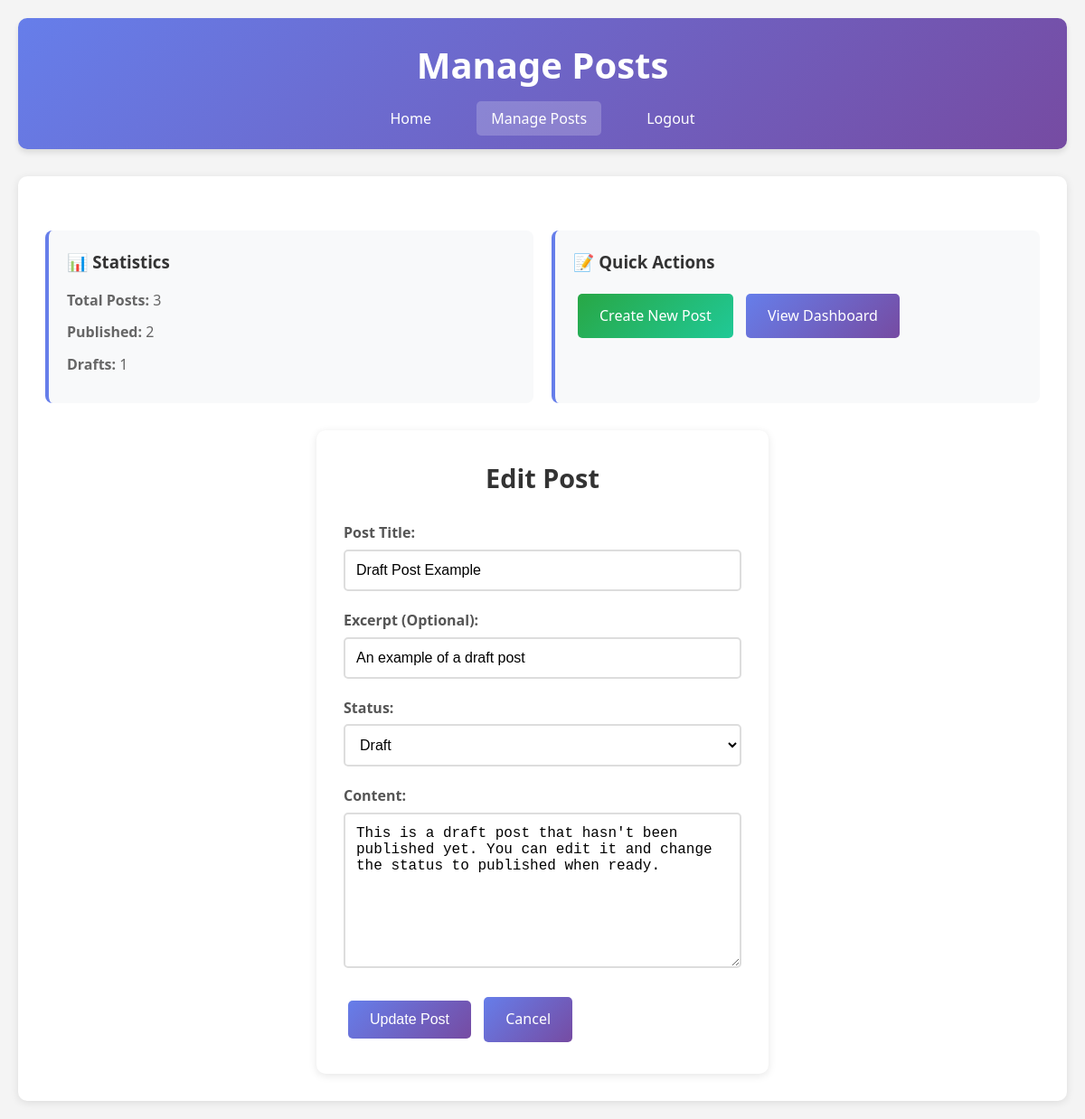
/posts.php?action=edit&id=3 (signed in), run on the app's committed database.
### tables this page shows
CREATE TABLE IF NOT EXISTS posts (
    id INT AUTO_INCREMENT PRIMARY KEY,
    title VARCHAR(200) NOT NULL,
    content TEXT NOT NULL,
    excerpt VARCHAR(300),
    status ENUM('draft', 'published', 'archived') DEFAULT 'draft',
    user_id INT,
    created_at TIMESTAMP DEFAULT CURRENT_TIMESTAMP,
    updated_at TIMESTAMP DEFAULT CURRENT_TIMESTAMP ON UPDATE CURRENT_TIMESTAMP,
    FOREIGN KEY (user_id) REFERENCES users(id) ON DELETE CASCADE,
    INDEX idx_user_id (user_id),
    INDEX idx_status (status),
    INDEX idx_created_at (created_at)
);

### posts.php (the view, shortened to what this page needs)
<?php
require_once 'auth_helper.php';
$user = getCurrentUser();
$edit_post = null;
$action = isset($_GET['action']) ? $_GET['action'] : '';
if ($action == 'edit' && isset($_GET['id'])) {
    $id = intval($_GET['id']);
    $sql = "SELECT * FROM posts WHERE id = ? AND user_id = ?";
    $stmt = $conn->prepare($sql);
    $stmt->bind_param("ii", $id, $user['id']);
    $stmt->execute();
    $result = $stmt->get_result();
    if ($result->num_rows == 1) {
        $edit_post = $result->fetch_assoc();
    }
}
$posts = [];
$sql = "SELECT * FROM posts WHERE user_id = ? ORDER BY created_at DESC";
$stmt = $conn->prepare($sql);
$stmt->bind_param("i", $user['id']);
$stmt->execute();
$result = $stmt->get_result();
while ($row = $result->fetch_assoc()) {
    $posts[] = $row;
}
$total_posts = count($posts);
$published_posts = count(array_filter($posts, function($post) { return $post['status'] == 'published'; }));
$draft_posts = count(array_filter($posts, function($post) { return $post['status'] == 'draft'; }));
?>
<!DOCTYPE html>
<html lang="en">
<head>
    <link rel="stylesheet" href="style.css">
</head>
<body>
    <div class="container">
        <div class="header">
            <h1>Manage Posts</h1>
            <nav>
                <a href="welcome.php" class="nav-link">Home</a>
                <a href="posts.php" class="nav-link active">Manage Posts</a>
                <a href="logout.php" class="nav-link">Logout</a>
            </nav>
        </div>
        <div class="content">
            <div class="stats">
                <div class="stat-card">
                    <h3>📊 Statistics</h3>
                    <p><strong>Total Posts:</strong> <?php echo $total_posts; ?></p>
                    <p><strong>Published:</strong> <?php echo $published_posts; ?></p>
                    <p><strong>Drafts:</strong> <?php echo $draft_posts; ?></p>
                </div>
                <div class="stat-card">
                    <h3>📝 Quick Actions</h3>
                    <a href="posts.php?action=create" class="btn btn-primary">Create New Post</a>
                    <a href="welcome.php" class="btn">View Dashboard</a>
                </div>
            </div>
            <?php if ($action == 'create' || $edit_post): ?>
                <div class="form-container">
                    <h2><?php echo $edit_post ? 'Edit Post' : 'Create New Post'; ?></h2>
                    <form method="POST" action="posts.php">
                        <div class="form-group">
                            <label for="title">Post Title:</label>
                            <input type="text" id="title" name="title" required
                                   value="<?php echo $edit_post ? htmlspecialchars($edit_post['title']) : ''; ?>">
                        </div>
                        <div class="form-group">
                            <label for="excerpt">Excerpt (Optional):</label>
                            <input type="text" id="excerpt" name="excerpt"
                                   value="<?php echo $edit_post ? htmlspecialchars($edit_post['excerpt']) : ''; ?>"
                                   placeholder="Brief description of the post">
                        </div>
                        <div class="form-group">
                            <label for="status">Status:</label>
                            <select id="status" name="status" class="form-control">
                                <option value="draft" <?php echo ($edit_post && $edit_post['status'] == 'draft') ? 'selected' : ''; ?>>Draft</option>
                            </select>
                        </div>
                        <div class="form-group">
                            <label for="content">Content:</label>
                            <textarea id="content" name="content" rows="8" required><?php echo $edit_post ? htmlspecialchars($edit_post['content']) : ''; ?></textarea>
                        </div>
                        <button type="submit" class="btn">
                            <?php echo $edit_post ? 'Update Post' : 'Create Post'; ?>
                        </button>
                        <a href="posts.php" class="btn">Cancel</a>
                    </form>
                </div>
            <?php endif; ?>
        </div>
    </div>
</body>
</html>

### style.css (style rules this page uses)
* { margin: 0; padding: 0; box-sizing: border-box; }
body { font-family: 'Segoe UI', Tahoma, Geneva, Verdana, sans-serif; line-height: 1.6; color: #333; background-color: #f4f4f4; }
.container { max-width: 1200px; margin: 0 auto; padding: 20px; }
.header { background: linear-gradient(135deg, #667eea 0%, #764ba2 100%); color: white; padding: 20px 0; margin-bottom: 30px; border-radius: 10px; box-shadow: 0 4px 6px rgba(0, 0, 0, 0.1); }
.header h1 { text-align: center; margin-bottom: 15px; font-size: 2.5em; }
.header nav { text-align: center; }
.nav-link { color: white; text-decoration: none; margin: 0 15px; padding: 8px 16px; border-radius: 5px; transition: background-color 0.3s ease; }
.nav-link:hover, .nav-link.active { background-color: rgba(255, 255, 255, 0.2); }
.form-container { background: white; padding: 30px; border-radius: 10px; box-shadow: 0 2px 10px rgba(0, 0, 0, 0.1); max-width: 500px; margin: 0 auto; }
.form-container h2 { text-align: center; margin-bottom: 25px; color: #333; font-size: 1.8em; }
.form-group { margin-bottom: 20px; }
.form-group label { display: block; margin-bottom: 5px; font-weight: 600; color: #555; }
.form-group input, .form-group textarea { width: 100%; padding: 12px; border: 2px solid #ddd; border-radius: 5px; font-size: 16px; transition: border-color 0.3s ease; }
.btn { display: inline-block; background: linear-gradient(135deg, #667eea 0%, #764ba2 100%); color: white; padding: 12px 24px; text-decoration: none; border: none; border-radius: 5px; cursor: pointer; font-size: 16px; transition: transform 0.2s ease, box-shadow 0.2s ease; margin: 5px; }
.btn-primary { background: linear-gradient(135deg, #28a745 0%, #20c997 100%); }
.content { background: white; padding: 30px; border-radius: 10px; box-shadow: 0 2px 10px rgba(0, 0, 0, 0.1); }
.stats { display: grid; grid-template-columns: repeat(auto-fit, minmax(250px, 1fr)); gap: 20px; margin: 30px 0; }
.stat-card { background: #f8f9fa; padding: 20px; border-radius: 8px; border-left: 4px solid #667eea; }
.stat-card h3 { color: #333; margin-bottom: 15px; }
.stat-card p { color: #666; margin-bottom: 10px; }
select.form-control { width: 100%; padding: 12px; border: 2px solid #ddd; border-radius: 5px; font-size: 16px; background-color: white; transition: border-color 0.3s ease; }

### data on the page
posts: title "Draft Post Example", excerpt "An example of a draft post", status "Draft", content "This is a draft post that hasn't been published yet. You can edit it and change the status to published when ready."

### other printed values
$total_posts "3"
$published_posts "2"
$draft_posts "1"
